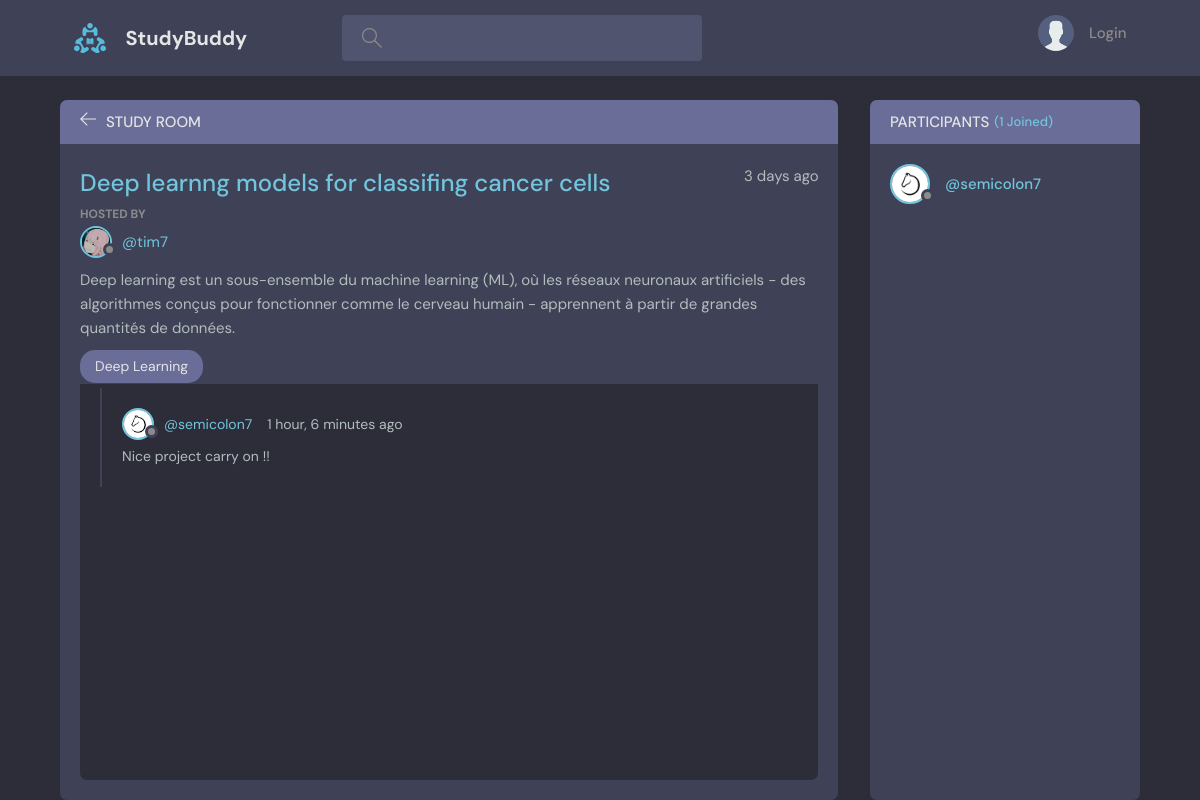
/room/5/?next=/, run on the app's committed database.
### base/models.py (models this page shows, shortened)
class Room(models.Model):
    host = models.ForeignKey(User, on_delete=models.CASCADE)
    topic = models.ForeignKey(Topic, on_delete=models.SET_NULL, null=True)
    name = models.CharField(max_length=200, null=True)
    description = models.TextField(null=True, blank=True)
    participants = models.ManyToManyField(User, related_name='participants', blank=True)
    updated = models.DateTimeField(auto_now=True)
    created = models.DateTimeField(auto_now_add=True)
    class Meta:
        ordering = ['-updated', '-created']

class Topic(models.Model):
    name = models.CharField(max_length=200)
    def __str__(self):
        return self.name

class Message(models.Model):
    user = models.ForeignKey(User, on_delete=models.CASCADE)
    room = models.ForeignKey(Room, on_delete=models.CASCADE)
    body = models.CharField(max_length=300)
    updated = models.DateTimeField(auto_now=True)
    created = models.DateTimeField(auto_now_add=True)
    class Meta:
        ordering = ['-updated', '-created']

### users/models.py (models this page shows)
class User(AbstractUser):
    name = models.CharField(max_length=200, null=True)
    email = models.EmailField(unique=True, null=True)
    bio = models.TextField(null=True)
    avatar = models.ImageField(upload_to='profiles/', default='profiles/avatar.svg', null=True, blank=True)
    USERNAME_FIELD = 'email'
    REQUIRED_FIELDS = []

### base/views.py (the view, shortened to what this page needs)
# urls.py: path('room/<int:pk>/', views.getRoom),
def room(request, pk):
    room = Room.objects.get(id=pk)
    room_messages = room.message_set.all()
    participants = room.participants.all()  # it's a ManyToMany relationship
    form = MessageForm()
    context = {'room': room, 'room_messages': room_messages, 'participants':participants, 'form': form}
    return render(request, 'base/room.html', context)

### base/forms.py
class MessageForm(ModelForm):
    class Meta:
        model = Message
        fields = ['body']

### base/templates/base/room.html (shortened to what this page needs)
{% extends 'main.html' %}
{% block content %}
  <main class="profile-page layout layout--2">
    <div class="container">
      <div class="room">
        <div class="room__top">
          <div class="room__topLeft">
            <a href="{{request.META.HTTP_REFERER}}">
              <svg version="1.1" xmlns="http://www.w3.org/2000/svg" width="32" height="32" viewBox="0 0 32 32">
                <title>arrow-left</title>
                <path
                  d="M13.723 2.286l-13.723 13.714 13.719 13.714 1.616-1.611-10.96-10.96h27.625v-2.286h-27.625l10.965-10.965-1.616-1.607z"
                ></path>
              </svg>
            </a>
            <h3>Study Room</h3>
          </div>
        </div>
        <div class="room__box scroll">
          <div class="room__header scroll">
            <div class="room__info">
              <h3>{{room.name}}</h3>
              <span>3 days ago</span>
            </div>
            <div class="room__hosted">
              <p>Hosted By</p>
              <a href="{% url 'profile' room.host.id %}" class="room__author">
                <div class="avatar avatar--small">
                  <img src="{{room.host.avatar.url}}" />
                </div>
                <span>@{{room.host.username}}</span>
              </a>
            </div>
            <div class="room__details">
              {{room.description}}
            </div>
            <span class="room__topics">{{room.topic}}</span>
          </div>
          <div class="room__conversation">
            <div class="threads scroll">
              {% for message in room_messages %}
                <div class="thread">
                  <div class="thread__top">
                    <div class="thread__author">
                      <a href="{% url 'profile' message.user.id %}" class="thread__authorInfo">
                        <div class="avatar avatar--small">
                          <img src="{{message.user.avatar.url}}" />
                        </div>
                        <span>@{{message.user.username}}</span>
                      </a>
                      <span class="thread__date">{{message.created|timesince}} ago</span>
                    </div>
                  </div>
                  <div class="thread__details">
                    {{message.body}}
                  </div>
                </div>
              {% endfor %}
            </div>
          </div>
        </div>
      </div>
      <div class="participants">
        <h3 class="participants__top">Participants <span>({{participants.count}} Joined)</span></h3>
        <div class="participants__list scroll">
        {% for participant in participants %}
          <a href="{% url 'profile' participant.id %}" class="participant">
            <div class="avatar avatar--medium">
              <img src="{{participant.avatar.url}}" />
            </div>
            <p>
              <span>@{{participant.username}}</span>
            </p>
          </a>
        {% endfor %}
        </div>
      </div>
    </div>
  </main>
{% endblock content %}

### data on the page
Room: name "Deep learnng models for classifing cancer cells", host.avatar (picture), host.username "tim7", description "Deep learning est un sous-ensemble du machine learning (ML), où les réseaux neuronaux artificiels - des algorithmes conçus pour fonctionner comme le cerveau humain - apprennent à partir de grandes quantités de données.", topic "Deep Learning"
Message: user.avatar (picture), user.username "semicolon7", created "1 hour, 6 minutes", body "Nice project carry on !!"
User: avatar (picture), username "semicolon7"

### other printed values
{{ participants.count }} "1"
